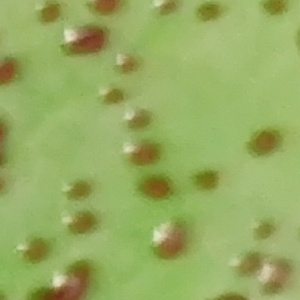
#> input picture images/ot_1320606.jpg, 300 x 300 px, found by its file name
$ python K-means.py
#> lines starting #> are read from the running program, lines starting #| are printed output that depends on the picture; after the words box and inside, x2 and y2 are one past the last pixel; in counts of white or black regions, pixels touching at a corner belong together
import cv2
import numpy as np
from sklearn.cluster import MeanShift, DBSCAN, KMeans
from scipy.cluster.hierarchy import dendrogram, linkage


image = cv2.imread('./output/ot_1320606.jpg')
#> image is the input picture: shape (300, 300, 3); mean B, G, R 97.5, 172.3, 150.5

B,G,R = cv2.split(image)
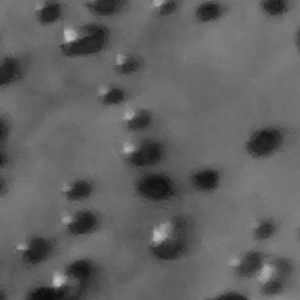
#> B: shape (300, 300); min 11, max 194, mean 97.5
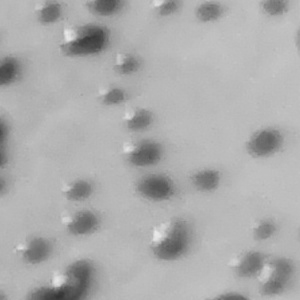
#> G: shape (300, 300); min 51, max 232, mean 172.3
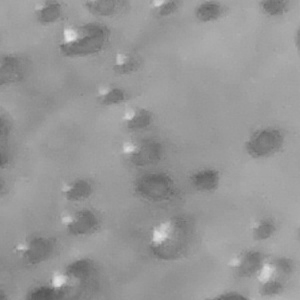
#> R: shape (300, 300); min 87, max 231, mean 150.5
mask = (R > G) & (R > B)
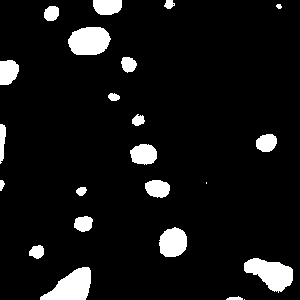
#> mask: shape (300, 300) bool; 7.7% white; 23 white regions (2 under 20 px), largest, box (x1, y1, x2, y2) and area: (40, 267, 91, 300) 1031, (244, 258, 293, 293) 1025, (68, 27, 111, 55) 972
R = R * mask
G = G * mask
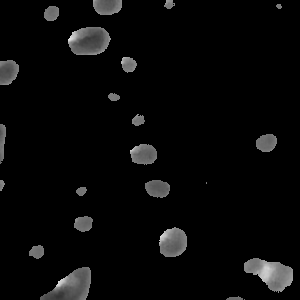
#> G: shape (300, 300); min 0, max 228, mean 8.9
B = B * mask
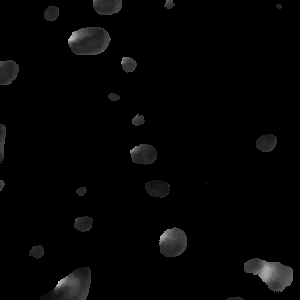
#> B: shape (300, 300); min 0, max 193, mean 4.4
new_img = cv2.merge([B, G, R])
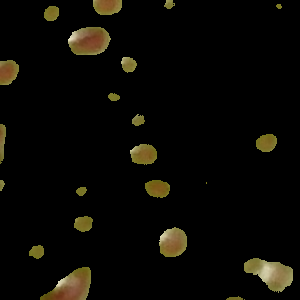
#> new_img: shape (300, 300, 3); mean B, G, R 4.4, 8.9, 10.3

gray_image = cv2.cvtColor(new_img, cv2.COLOR_BGR2GRAY)

cv2.namedWindow("Image", cv2.WINDOW_NORMAL)
cv2.namedWindow("gray", cv2.WINDOW_NORMAL)
cv2.namedWindow("Meanshift", cv2.WINDOW_NORMAL)
cv2.namedWindow("K-means", cv2.WINDOW_NORMAL)
cv2.imshow('Image', image)
cv2.imshow("gray", gray_image)

# 转换为浮点型数据
gray_image = np.float32(gray_image)

# 定义聚类算法的参数
meanshift_bandwidth = 27  # Meanshift带宽参数
dbscan_eps = 6  # DBSCAN的邻域半径参数
dbscan_min_samples = 200  # DBSCAN的最小样本数参数
kmeans_clusters = 2  # K-means聚类数目
linkage_method = 'ward'  # 层次聚类的链接方法


# [19 lines of commented-out code are left out]
kmeans = KMeans(n_clusters=kmeans_clusters)
kmeans.fit(gray_image.reshape(-1, 1))
segmented_image_kmeans = kmeans.labels_.reshape(gray_image.shape)
binary_image_kmeans = np.zeros_like(segmented_image_kmeans, dtype=np.uint8)
binary_image_kmeans[segmented_image_kmeans == np.argmax(np.bincount(segmented_image_kmeans.flatten()))] = 255
cv2.imshow('K-means', binary_image_kmeans)


# [13 lines of commented-out code are left out]


cv2.waitKey(0)
cv2.destroyAllWindows()
